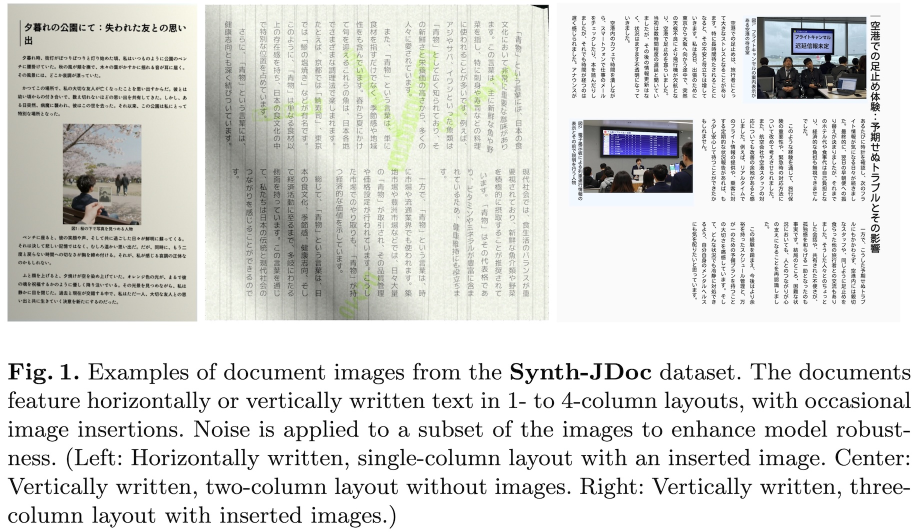
#> input picture figs/example_img.jpg, 1828 x 1063 px (shown at 1/2 size)
$ python -i add_noise_scan.py   (imports and definitions only)
#> lines starting #> are read from the running program, lines starting #| are printed output that depends on the picture
import os
import random
import argparse
import json
from glob import glob
from concurrent.futures import ProcessPoolExecutor

import cv2
import numpy as np
from tqdm import tqdm


def get_random_background_color(thresh: float = 0.5):
    rand = random.random()

    if rand < thresh:
        r = random.randint(245, 255)
        g = random.randint(245, 255)
        b = random.randint(245, 255)
        return (r, g, b)
    else:
        r = random.randint(0, 10)
        g = random.randint(0, 10)
        b = random.randint(0, 10)
        return (r, g, b)


def apply_paper_texture(image, intensity=0.1):
    h, w, c = image.shape

    seed = random.randint(0, 2**32 - 1)
    rng = np.random.default_rng(seed)

    # 紙の色を修正
    paper_color_offset = np.array([[-5, -2, 0]])

    base = image.astype(np.int16) + paper_color_offset
    base = np.clip(base, 0, 255).astype(np.uint8)

    # ガウシアンノイズ
    noise = rng.normal(0, 10, (h, w, c)).astype(np.float32)

    noisy_image = base.astype(np.float32) + noise * intensity

    config = {
        "intensity": intensity,
        "seed": seed
    }

    return np.clip(noisy_image, 0, 255).astype(np.uint8), config


def apply_rotation(image, max_angle=1.5, bg_color=(255, 255, 255)):
    h, w = image.shape[:2]
    angle = random.uniform(-max_angle, max_angle)

    center = (w // 2, h // 2)
    M = cv2.getRotationMatrix2D(center, angle, 1.0)

    rotated = cv2.warpAffine(image, M, (w, h), borderMode=cv2.BORDER_CONSTANT, borderValue=bg_color)

    config = {
        "angle": angle,
        "bg_color": bg_color
    }

    return rotated, config


def apply_perspective_transform(image, magnitude=10, bg_color=(255, 255, 255)):
    h, w = image.shape[:2]

    # 元の4点
    src_pts = np.float32([[0, 0], [w, 0], [0, h], [w, h]])

    # 移動後の4点（ランダムに少しずらす）
    deltas = [
        [random.randint(-magnitude//2, magnitude), random.randint(-magnitude//2, magnitude)],
        [random.randint(-magnitude//2, magnitude), random.randint(-magnitude//2, magnitude)],
        [random.randint(-magnitude//2, magnitude), random.randint(-magnitude//2, magnitude)],
        [random.randint(-magnitude//2, magnitude), random.randint(-magnitude//2, magnitude)]
    ]
    dst_pts = np.float32([
        [deltas[0][0], deltas[0][1]],
        [w - deltas[1][0], deltas[1][1]],
        [deltas[2][0], h - deltas[2][1]],
        [w - deltas[3][0], h - deltas[3][1]]
    ])

    M = cv2.getPerspectiveTransform(src_pts, dst_pts)
    warped = cv2.warpPerspective(image, M, (w, h), borderMode=cv2.BORDER_CONSTANT, borderValue=bg_color)

    config = {
        "magnitude": magnitude,
        "deltas": deltas,
        "bg_color": bg_color
    }

    return warped, config


def apply_lighting_gradient(image, h_thresh: float = 0.7, v_thresh: float = 0.7, vignette_thresh: float = 0.333):
    """
    画像に影を加える。
    縦、横、ビネット効果（スポットライト）をランダムに組み合わせる。
    """
    h, w = image.shape[:2]

    mask = np.ones((h, w), dtype=np.float32)
    config = {}

    # 横方向
    use_h = random.random() < h_thresh
    config["horizontal_gradient"] = {
        "applied": use_h,
        "limit": None,
        "flipped": None,
    }
    if use_h:
        limit = random.uniform(0.7, 0.9)
        is_flipped = random.random() < 0.5

        config["horizontal_gradient"]["limit"] = limit
        config["horizontal_gradient"]["flipped"] = is_flipped

        gradient = np.linspace(limit, 1.0, w)
        # 左右反転
        if is_flipped:
            gradient = gradient[::-1]

        mask *= np.tile(gradient, (h, 1))

    # 縦方向
    use_v = random.random() < v_thresh
    config["vertical_gradient"] = {
        "applied": use_v,
        "limit": None,
        "flipped": None,
    }
    if use_v:
        limit = random.uniform(0.7, 0.9)
        is_flipped = random.random() < 0.5

        config["vertical_gradient"]["limit"] = limit
        config["vertical_gradient"]["flipped"] = is_flipped

        gradient = np.linspace(limit, 1.0, h).reshape(-1, 1)
        # 上下反転
        if is_flipped:
            gradient = gradient[::-1]

        mask *= np.tile(gradient, (1, w))

    # ビネット
    use_vignette = random.random() < vignette_thresh
    config["vignette"] = {
        "applied": use_vignette,
        "center": None,
        "strength": None,
    }
    if use_vignette:
        # 中心座標
        center_x = random.randint(w // 3, 2 * w // 3)
        center_y = random.randint(h // 3, 2 * h // 3)
        strength = random.uniform(0.2, 0.5)

        config["vignette"]["center"] = (center_x, center_y)
        config["vignette"]["strength"] = strength

        Y, X = np.ogrid[:h, :w]

        # 中心からの二乗距離
        dist_sq = (X - center_x)**2 + (Y - center_y)**2
        max_dist_sq = (w**2 + h**2) / 2

        # 距離に応じて暗くする
        vignette = 1 - (dist_sq / max_dist_sq) * strength
        vignette = np.clip(vignette, 0, 1.0)

        mask *= vignette

    mask = np.dstack([mask] * 3)

    shaded = image.astype(np.float32) * mask

    return np.clip(shaded, 0, 255).astype(np.uint8), config


def apply_blur(image, thresh: float = 0.5):
    use_blur = random.random() < thresh
    if use_blur:
        image = cv2.GaussianBlur(image, (3, 3), 0)

    return image, {"applied": use_blur}


def run(image_path, output_dir, config_output_dir):
#> called with image_path = '../../figs/example_img.jpg', output_dir = 'out.png', config_output_dir = 'out1.png'
    filename = os.path.basename(image_path)
    base, ext = os.path.splitext(filename)
    dir_base_name = os.path.basename(os.path.dirname(image_path))
    output_path = os.path.join(output_dir, dir_base_name, base + "_scan" + ext)
    config_output_path =  os.path.join(config_output_dir, dir_base_name, base + "_scan.json")

    if os.path.isfile(output_path):
        return

    os.makedirs(os.path.dirname(output_path), exist_ok=True)
    os.makedirs(os.path.dirname(config_output_path), exist_ok=True)

    img = cv2.imread(image_path)
#> img is the input picture: shape (1063, 1828, 3); mean B, G, R 216.8, 220, 219.5

    assert not img is None

    config_record = {
        "original_file": filename,
        "config": {}
    }

    bg_color = get_random_background_color()
    config_record["config"]["background_color"] = bg_color

    processed, config = apply_paper_texture(img, intensity=0.5)
#> in apply_paper_texture, `noisy_image = base.astype(np.float32) + noise * intensity`:
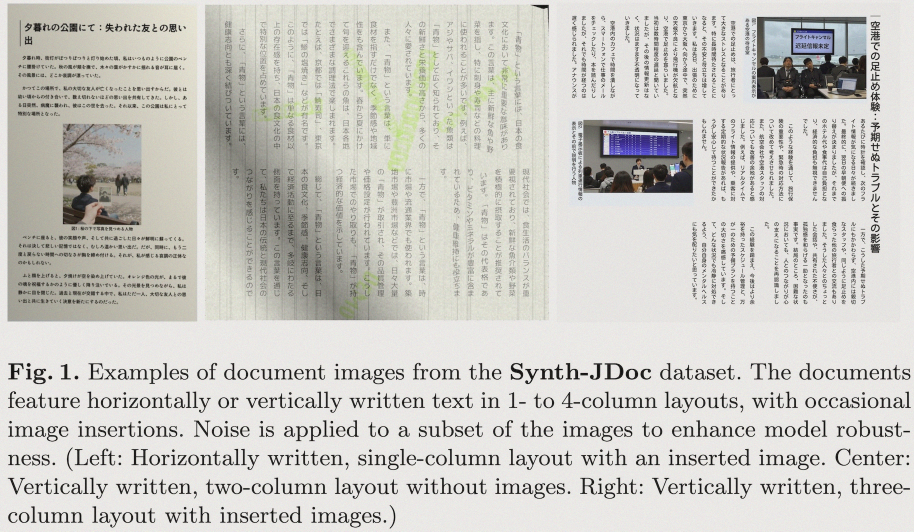
#> noisy_image: shape (1063, 1828, 3) float32 (shown at 1/2 size); mean B, G, R 213.3, 219, 219.9; drawn with min black and max white
#> config = {'intensity': 0.5, 'seed': 2087043557}
    config_record["config"]["paper_texture"] = config

    processed, config = apply_rotation(processed, max_angle=1.5, bg_color=bg_color)
#> in apply_rotation, `rotated = cv2.warpAffine(image, M, (w, h), borderMode=cv2.BORDER_CONST..`:
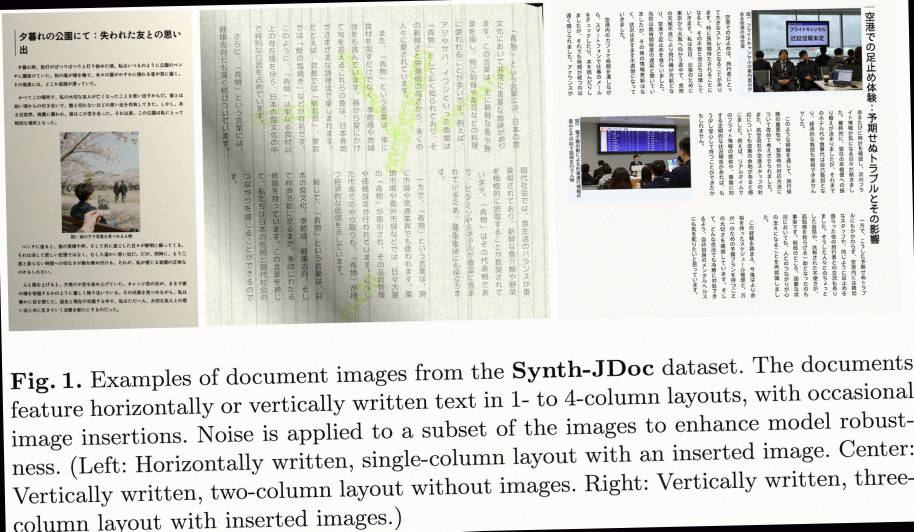
#> rotated: shape (1063, 1828, 3) (shown at 1/2 size); mean B, G, R 208.3, 214.1, 215.3
#> config = {'angle': 1.25, 'bg_color': (6, 0, 4)}
    config_record["config"]["rotation"] = config

    processed, config = apply_perspective_transform(processed, magnitude=10, bg_color=bg_color)
#> in apply_perspective_transform, `warped = cv2.warpPerspective(image, M, (w, h), borderMode=cv2.BORDER_C..`:
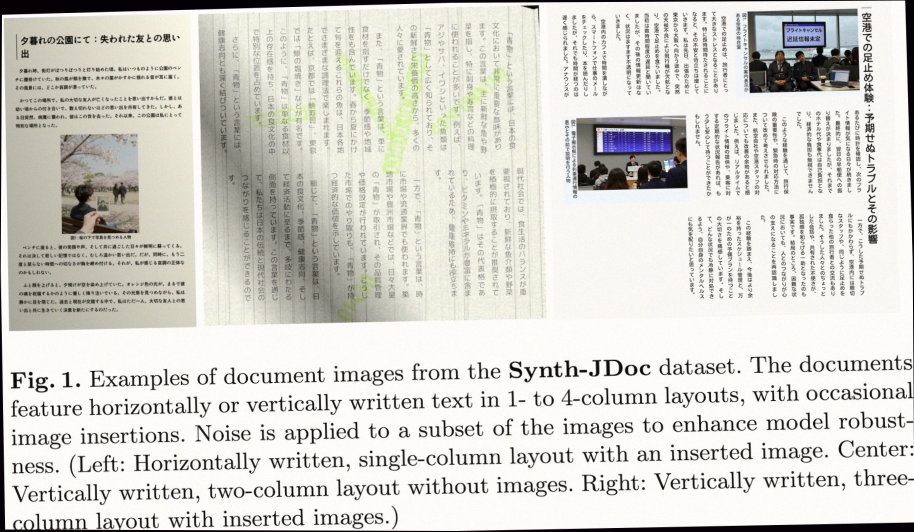
#> warped: shape (1063, 1828, 3) (shown at 1/2 size); mean B, G, R 206.8, 212.4, 213.7
#> config = {'magnitude': 10, 'deltas': [[4, 10], [6, 1], [-1, 4], [-1, -2]], 'bg_color': (6, 0, 4)}
    config_record["config"]["perspective_transform"] = config

    processed, config = apply_lighting_gradient(processed)
#> in apply_lighting_gradient, `shaded = image.astype(np.float32) * mask`:
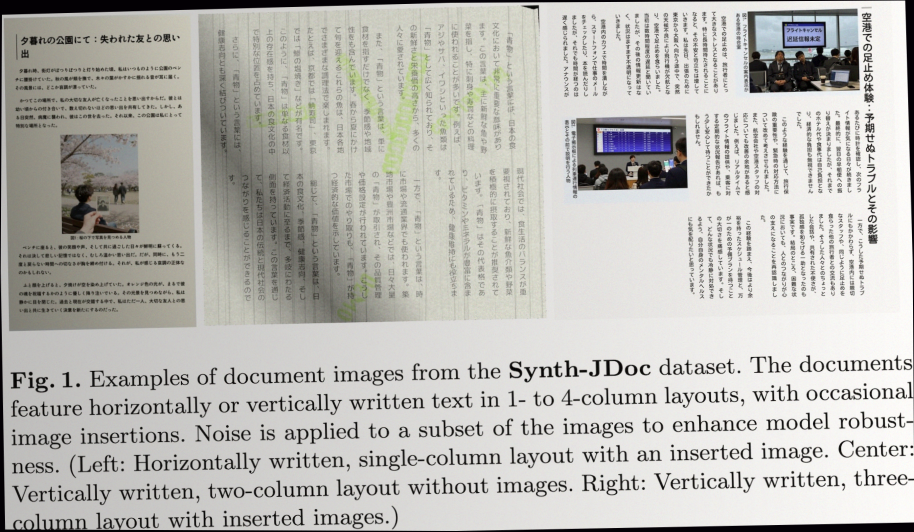
#> shaded: shape (1063, 1828, 3) float32 (shown at 1/2 size); mean B, G, R 181.6, 186.4, 187.4
#> config = 3 items
    config_record["config"]["lighting_gradient"] = config

    processed, config = apply_blur(processed)
#> config = {'applied': False}
    config_record["config"]["blur"] = config

    cv2.imwrite(output_path, processed)

    with open(config_output_path, "w", encoding="utf-8") as f:
        json.dump(config_record, f, indent=4)


# [48 lines left out: functions make_args, main, not called in this run]


# [2 lines not run here, left out]

>>> result = run('../../figs/example_img.jpg', 'out.png', 'out1.png')
